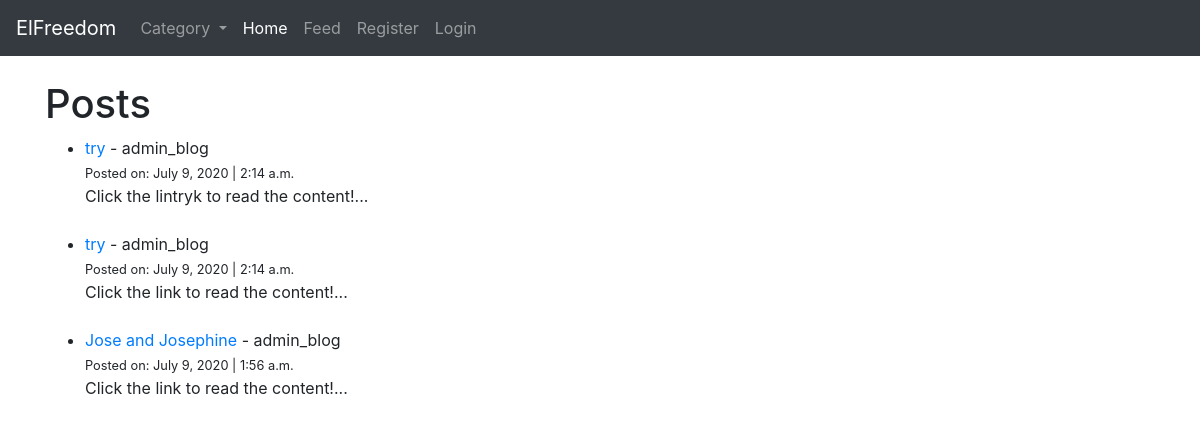
/feed/, run on the app's committed database.
### myblog/models.py (models this page shows, shortened)
class Post(models.Model):
    title = models.CharField(max_length=255)
    title_tag = models.CharField(max_length=255, default="title tag")
    author = models.ForeignKey(User, on_delete=models.CASCADE)
    category = models.CharField(max_length=255, default='random')
    body = RichTextField(blank=True, null=True)
    post_date = models.DateField(auto_now_add=True)
    post_time = models.TimeField(auto_now_add=True)
    likes = models.ManyToManyField(User, related_name='blog_posts')
    summary = models.CharField(max_length=255, default='Click the link to read the content!')
    image = models.ImageField(null=True, blank=True, upload_to="images/")
    add_file = models.FileField(null=True, blank=True, upload_to="")

### myblog/views.py (the view)
# urls.py: path('feed/', FeedView.as_view(), name="feed")
class FeedView(ListView):
    model = Post
    template_name = 'feed.html'
    ordering = ['-post_date', '-post_time']
    def get_context_data(self, *args, **kwargs):
        dog_menu = Category.objects.all()
        context = super(FeedView, self).get_context_data(*args, **kwargs)
        context["dog_menu"] = dog_menu
        return context

### myblog/models.py (called while the page is built)
    def __str__(self):
        return self.name

### myblog/templates/feed.html
{% extends 'base.html' %}
{% block content %}
<h1>Posts</h1>
<ul>
{% for post in object_list %}
    <li><a href="{% url 'article-detail' post.pk %}">{{ post.title }}</a> - {{ post.author }}<br/>
    <small>Posted on: {{ post.post_date }}  |  {{ post.post_time }}</small><br/>
    {{ post.summary}}...
</li>
    <br/>
{% endfor %}
</ul>
{% endblock %}

### myblog/templates/base.html (shortened to what this page needs)
{% load static %}
<!doctype html>
<html lang="en">
  <head>
    <link rel="stylesheet" href="https://stackpath.bootstrapcdn.com/bootstrap/4.5.0/css/bootstrap.min.css">
    <link rel="stylesheet" type="text/css" href="{% static 'main.css' %}">
  </head>
  <body>
    <nav class="navbar navbar-expand-lg navbar-dark bg-dark">
        <a class="navbar-brand" href="{% url 'home' %}">ElFreedom</a>
        <div class="collapse navbar-collapse" id="navbarSupportedContent">
          <ul class="navbar-nav mr-auto">
            {% if dog_menu %}
            <li class="nav-item dropdown">
              <a class="nav-link dropdown-toggle" href="#" id="navbarDropdown" role="button" data-toggle="dropdown" aria-haspopup="true" aria-expanded="false">
                Category
              </a>
            </li>
            {% endif %}
            <li class="nav-item">
              <a class="nav-link active" href="{% url 'home' %}">Home</a>
            </li>
            <li class="nav-item">
              <a class="nav-link" href="{% url 'feed' %}">Feed</a>
            </li>
            {% if user.is_authenticated %}
              <li class="nav-item">
                <a class="nav-link" href="{% url 'add_post' %}">Add Post</a>
              </li>
              <li class="nav-item">
                <a class="nav-link" href="{% url 'edit_profile' %}">Edit My Profile</a>
              </li>
              <li class="nav-item">
                <a class="nav-link" href="#">{{user}}</a>
              </li>
              <li class="nav-item">
                <a class="nav-link" href="{% url 'logout' %}">Logout</a>
              </li>
            {% else %}
              <li class="nav-item">
                <a class="nav-link" href="{% url 'register' %}">Register</a>
              </li>
              <li class="nav-item">
                <a class="nav-link" href="{% url 'login' %}">Login</a>
              </li>
            {% endif %}
          </ul>
        </div>
      </nav>
    <br/>
    <div class="container">
        {% block content %}
        {% endblock %}
    </div>
  </body>
</html>

### data on the page
Post: title "try", author "admin_blog", post_date "July 9, 2020", post_time "2:14 a.m.", summary "Click the lintryk to read the content!"
Post: title "try", author "admin_blog", post_date "July 9, 2020", post_time "2:14 a.m.", summary "Click the link to read the content!"
Post: title "Jose and Josephine", author "admin_blog", post_date "July 9, 2020", post_time "1:56 a.m.", summary "Click the link to read the content!"
